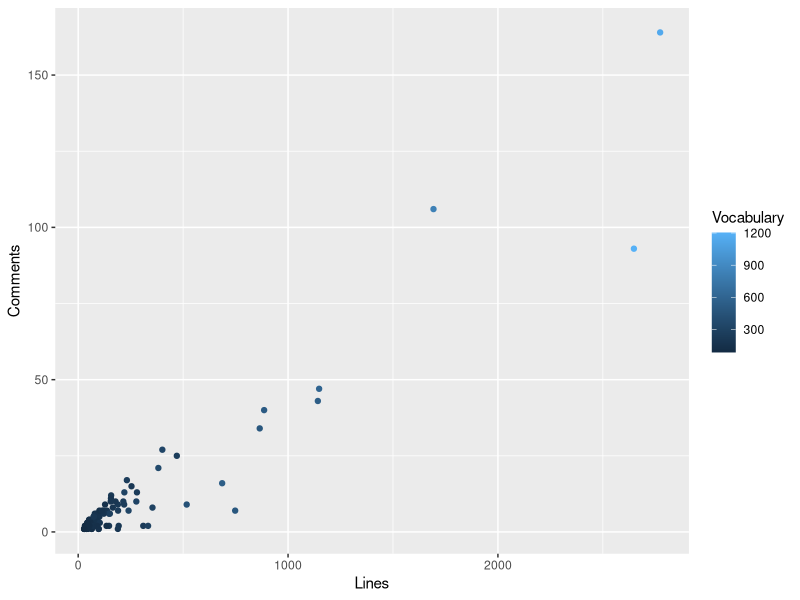
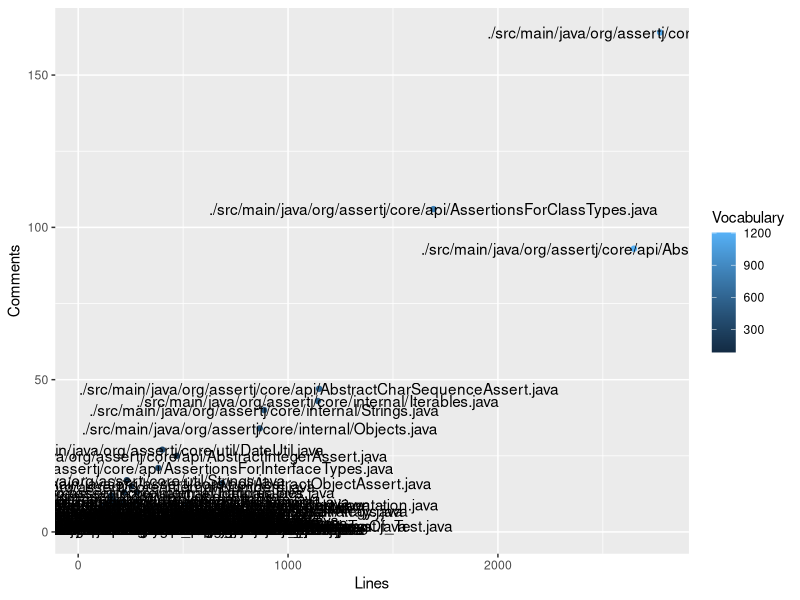
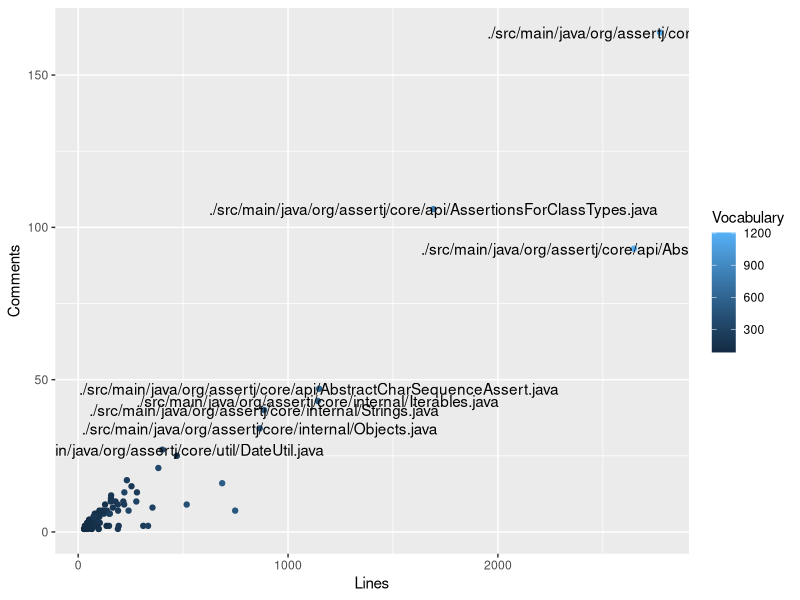

Reproduce these figures in R, in order.
#Read in the various CSV files

lineCounts <- read.csv("ImportantlineCounts.csv")
vocabCounts <- read.csv("ImportantvocabCounts.csv")
commentCounts <- read.csv("ImportantcommentCounts.csv")

#Merge the columns into a single variable using cbind
#(only using the second column in two of the files to
#avoid repeating the file names)

counts <- cbind(lineCounts,vocabCounts[,2],commentCounts[,2])

#Add column names

colnames(counts) <- c("File","Lines", "Vocabulary", "Comments")

#Load up the ggplot2 library

library(ggplot2)

#Scatter plot lines versus comments, colouring
#according to vocabulary size

ggplot(counts,aes(x=Lines,y=Comments)) + 
  geom_point(aes(color=Vocabulary)) 

#Add labels

ggplot(counts,aes(x=Lines,y=Comments)) + 
  geom_point(aes(color=Vocabulary))  + 
  geom_text(aes(label=File))

#Selective labelling

ggplot(counts,aes(x=Lines,y=Comments)) + 
  geom_point(aes(color=Vocabulary))  + 
  geom_text(data=counts[counts$Comments>25,],aes(label=File))

